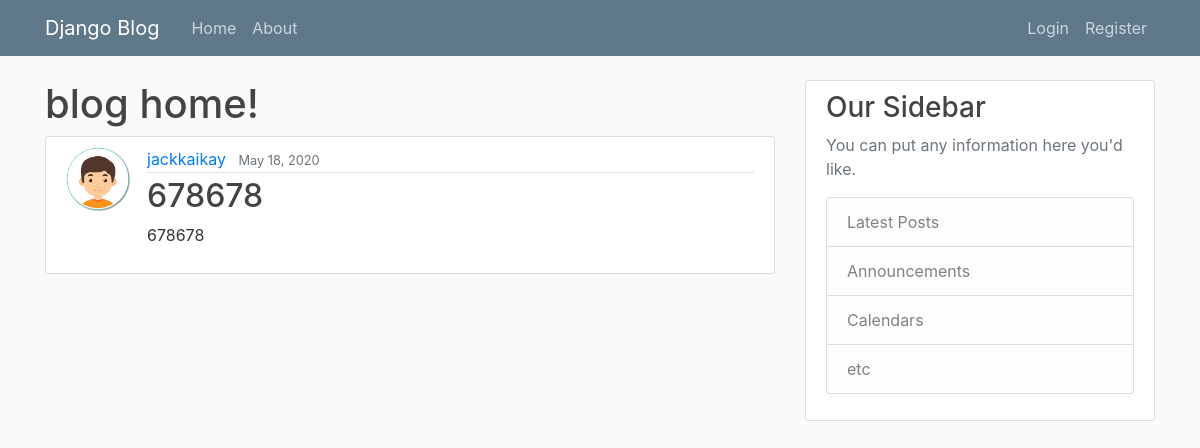
The page /post/10/ on the database its author committed.
### blog/models.py (models this page shows, shortened)
class Post(models.Model):
    title = models.CharField(max_length=100)
    content = models.TextField(max_length=500)
    date_posted = models.DateTimeField(default=timezone.now)
    author = models.ForeignKey(User, on_delete=models.CASCADE)

### users/models.py (models this page shows, shortened)
class Profile(models.Model):
    user = models.OneToOneField(User, on_delete=models.CASCADE)
    image = models.ImageField(default='default.jpg', upload_to='profile_pics')

### blog/views.py (the view)
# urls.py: path('post/<int:pk>/', PostDetailView.as_view() , name='post-detail'),
class PostDetailView(DetailView):
    model = Post

### blog/templates/blog/post_detail.html (shortened to what this page needs)
{% extends "blog/base.html" %}
{% block content %}
    <h1> blog home!</h1>
        <article class="media content-section">
            <img class='rounded-circle article-img' src="{{ object.author.profile.image.url }}">
          <div class="media-body">
            <div class="article-metadata">
              <a class="mr-2" href="{% url 'user-posts' object.author.username %}">{{ object.author }}</a>
              <small class="text-muted">{{ object.date_posted|date:"F d, Y" }}</small>
            </div>
            <h2 class='article-title'>{{ object.title }}</h2>
            <p class="article-content">{{ object.content }}</p>
          </div>
        </article>
{% endblock content%}

### blog/static/blog/main.css (style rules this page uses)
body { background: #fafafa; color: #333333; margin-top: 5rem; }
h1, h2, h3, h4, h5, h6 { color: #444444; }
.content-section { background: #ffffff; padding: 10px 20px; border: 1px solid #dddddd; border-radius: 3px; margin-bottom: 20px; }
.article-title { color: #444444; }
.article-content { white-space: pre-line; }
.article-img { height: 65px; width: 65px; margin-right: 16px; }
.article-metadata { padding-bottom: 1px; margin-bottom: 4px; border-bottom: 1px solid #e3e3e3 }

### rows shown on the page
Post: author.profile.image (picture), author "jackkaikay", date_posted "May 18, 2020", title "678678", content "678678"
